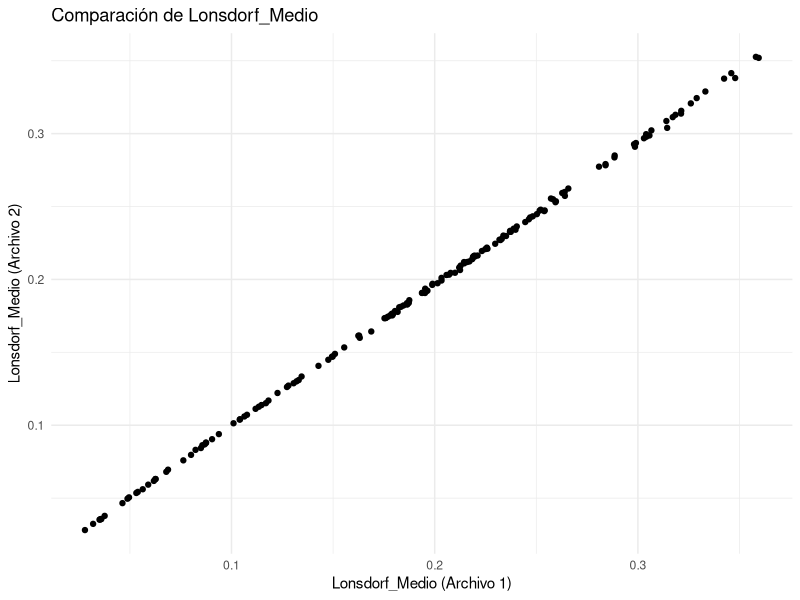
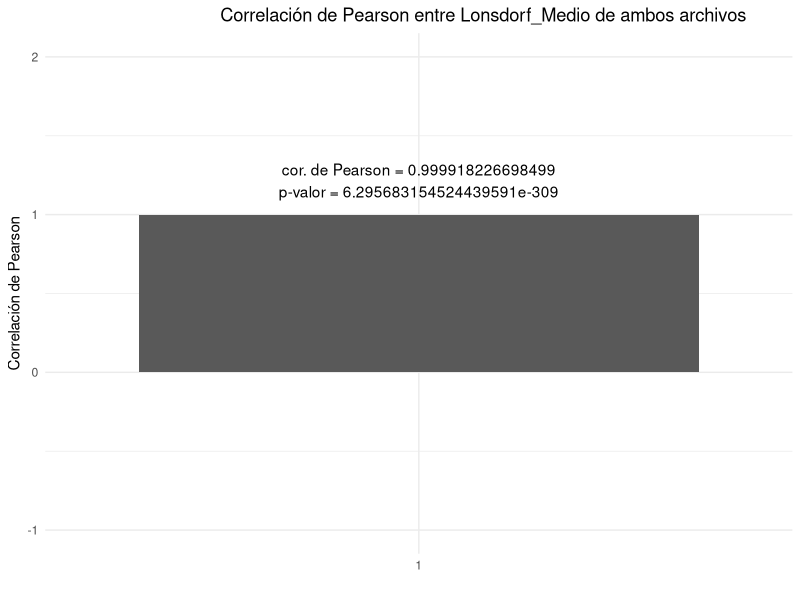

Source code (R) for these figures, in order:
# Cargar las librerías necesarias
library(ggplot2)
library(dplyr)
# Leer los archivos CSV
data1 <- read.csv('Scripts/Lonsdorf_results_2024-07-09_17-15-47_62_con_5.csv', header = FALSE)
data2 <- read.csv('Scripts/Lonsdorf_results_2024-07-05_14-23-02_125.csv', header = FALSE)

# Convertir las columnas V5 y V6 a numérico
data1$V5 <- as.numeric(as.character(data1$V5))
data1$V6 <- as.numeric(as.character(data1$V6))
data2$V5 <- as.numeric(as.character(data2$V5))
data2$V6 <- as.numeric(as.character(data2$V6))

# Crear las columnas Lonsdorf_Medio
data1$Lonsdorf_Medio <- 0.5 * data1$V5 + 0.5 * data1$V6
data2$Lonsdorf_Medio <- 0.5 * data2$V5 + 0.5 * data2$V6

# Crear un dataframe para la nube de puntos
df_comparison <- data.frame(
  Lonsdorf_Medio1 = data1$Lonsdorf_Medio,
  Lonsdorf_Medio2 = data2$Lonsdorf_Medio
)

# Generar la nube de puntos
ggplot(df_comparison, aes(x = Lonsdorf_Medio1, y = Lonsdorf_Medio2)) +
  geom_point() +
  labs(title = 'Comparación de Lonsdorf_Medio',
       x = 'Lonsdorf_Medio (Archivo 1)',
       y = 'Lonsdorf_Medio (Archivo 2)') +
  theme_minimal()

# Calcular la correlación de Pearson y su p-valor
cor_test_result <- cor.test(df_comparison$Lonsdorf_Medio1, df_comparison$Lonsdorf_Medio2,method = "pearson",alternative = "greater")

# Imprimir el resultado de la prueba de correlación en consola
print(cor_test_result)

# Crear un gráfico adicional para mostrar la correlación de Pearson
df_correlation <- data.frame(
  Correlation = cor_test_result$estimate,
  PValue = cor_test_result$p.value
)

ggplot(df_correlation, aes(x = factor(1), y = Correlation)) +
  geom_bar(stat = 'identity') +
  geom_text(aes(label = sprintf("cor. de Pearson = %.15f\np-valor = %.18e", Correlation, PValue)), vjust = -0.5) +
  labs(title = '                                   Correlación de Pearson entre Lonsdorf_Medio de ambos archivos',
       x = '',
       y = 'Correlación de Pearson') +
  theme_minimal() +
  ylim(-1, 2)
